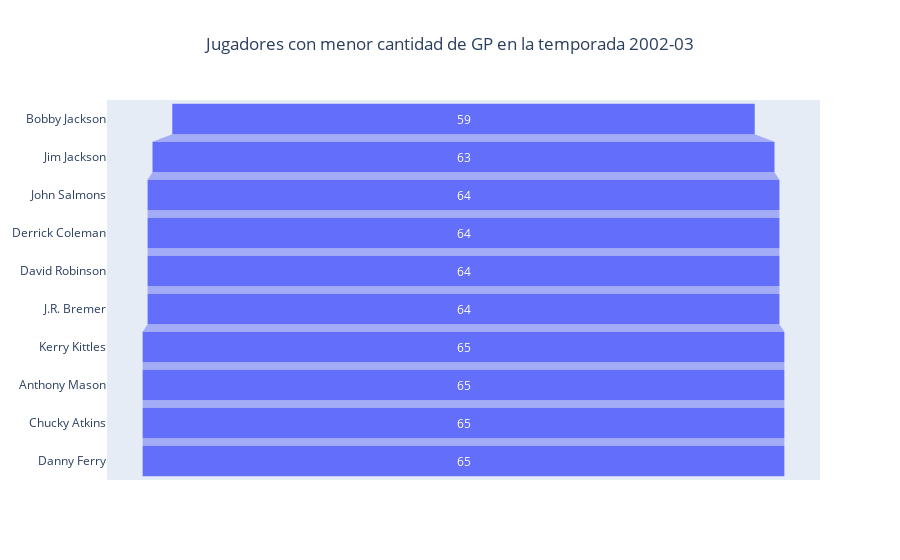

Notebook source saved alongside this figure:
### Code cell
# Menor cantidades de PJ en 2002-03
mingameS=NBA03_S.sort_values('GP',ascending=True)

mingameS=mingameS[0:10]

fig = go.Figure(go.Funnel(
    y =  list(mingameS['Player']),
    x = list(mingameS['GP']))) 
fig.update_layout(title = "Jugadores con menor cantidad de GP en la temporada 2002-03",title_x=0.5)
fig.show()

### Figure 1 — Plotly figure (JSON) as saved in the notebook; plotly's stock layout.template omitted (floating-point values rounded to 4 significant figures)
{"data": [{"type": "funnel", "x": [59, 63, 64, 64, 64, 64, 65, 65, 65, 65], "y": ["Bobby Jackson", "Jim Jackson", "John Salmons", "Derrick Coleman", "David Robinson", "J.R. Bremer", "Kerry Kittles", "Anthony Mason", "Chucky Atkins", "Danny Ferry"]}], "layout": {"title": {"text": "Jugadores con menor cantidad de GP en la temporada 2002-03", "x": 0.5}}}
